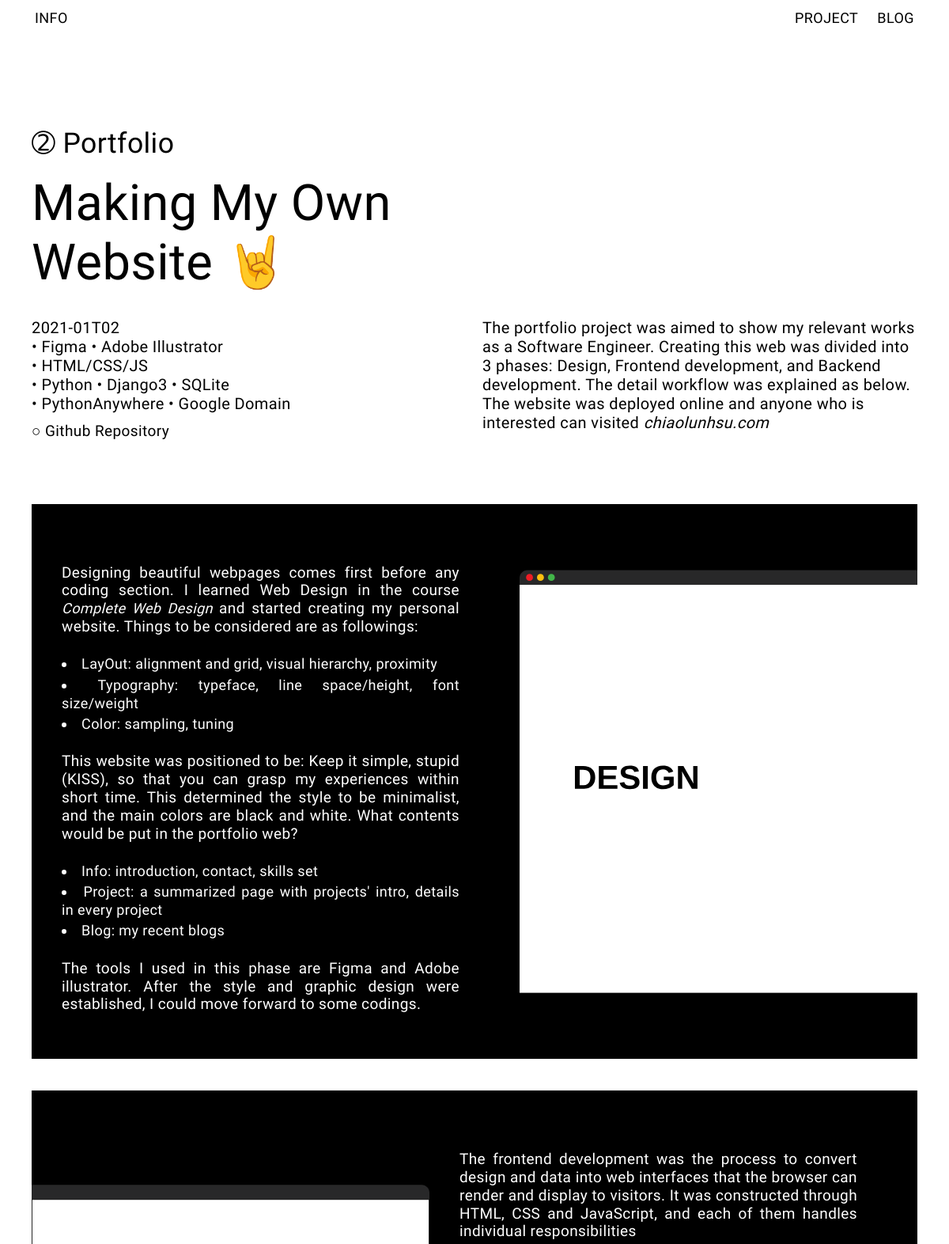
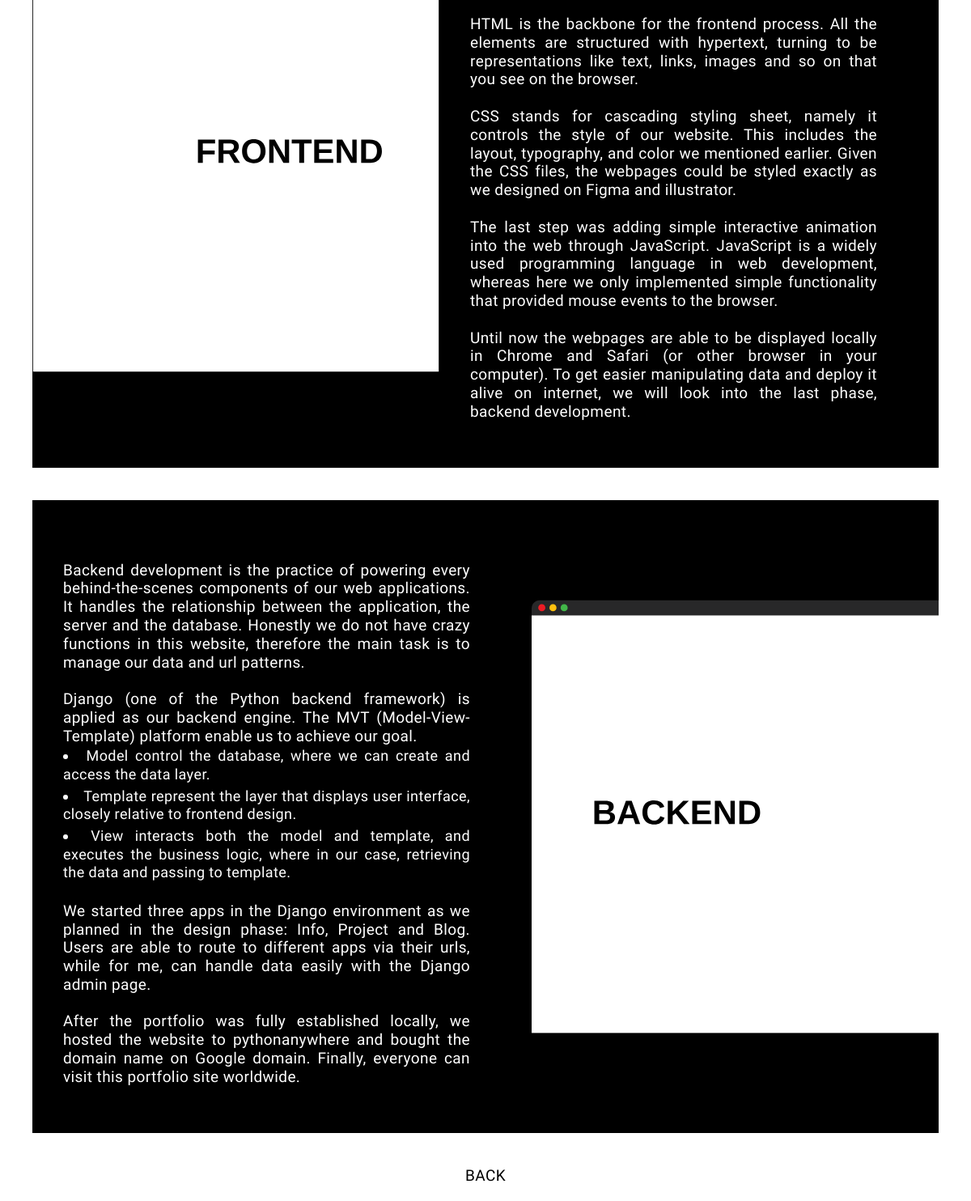
The page /project/Portfolio/ on the database its author committed (2 pictures, top to bottom).
### project/models.py (models this page shows, shortened)
class Project(models.Model):
    title = models.CharField(max_length=100)
    key = models.TextField()
    brief = models.TextField()
    slogan = models.CharField(max_length=100)
    time = models.CharField(max_length=100)
    tag = models.TextField()
    introduction = models.TextField()
    github = models.CharField(max_length=100, blank=True)
    content_1 = models.TextField()
    image_1 = models.FileField(upload_to='project/images/')
    content_2 = models.TextField()
    image_2 = models.FileField(upload_to='project/images/')
    content_3 = models.TextField()
    image_3 = models.FileField(upload_to='project/images/')

### project/views.py (the view)
# urls.py: path('<str:project_title>/', views.detail_project, name='detail_project'),
def detail_project(request, project_title):
    project = get_object_or_404(Project, title=project_title)
    return render(request, 'project/detail_project.html', {'project': project})

### project/templates/project/detail_project.html
{% extends 'info/base.html' %}
{% load static %}
{% block head %}
<link rel="stylesheet" href="{% static 'project/detail_project.css' %}">
{% endblock %}
{% block content %}
<div class="project-description">
    <span class="project-title circle_{{ project.id }}">{{ project.title }}</span>
    <h1 class="slogan">
        {{ project.slogan }}
    </h1>
    <div class="column">
        <div class="left-column">
            <span class="time-stamp">
                {{ project.time }}
            </span>
            <div class="tech-tags">
                {{ project.tag|safe }}
            </div>
            <div class="github">
                {% if project.github %}
                <a href="{{  project.github }}" target="_blank">○ Github Repository</a>
                {% endif %}
            </div>
        </div>
        <div class="right-column introduction">
            {{ project.introduction|safe }}
        </div>
    </div>
</div>
<div class="images-notes">
    <div class="note">
        {{ project.content_1|safe }}
    </div>
    <div class="image">
        <img src="{{ project.image_1.url}}">
    </div>
</div>
<div class="images-notes" class="reverse-img">
    <div class="image">
        <img src="{{ project.image_2.url}}">
    </div>
    <div class="note">
        {{ project.content_2|safe }}
    </div>
</div>
<div class="images-notes">
    <div class="note">
        {{ project.content_3|safe }}
    </div>
    <div class="image">
        <img src="{{ project.image_3.url}}">
    </div>
</div>
<h5 class="project-detail">
    <a href="{% url 'project:all_project' %}">BACK</a>
</h5>
{% endblock %}

### info/static/info/style.css (style rules this page uses)
* { margin: 0; padding: 0; box-sizing: border-box; font-size: 100%; font-weight: 300; font: inherit; vertical-align: baseline; }
:root { --ms-2: 0.56rem; --ms-1: 0.75rem; --ms0: 1rem; --ms1: 1.33rem; --ms2: 1.78rem; --ms3: 2.37rem; --ms4: 3.16rem; --ms5: 4.21rem; --ms6: 5.61rem; --ms7: 7.48rem; --ms8: 9.97rem; --ms9: 13.29rem; --ms10: 17.71rem; --ms11: 23.61rem; --ms12: 31.47rem; }
html, body { line-height: 1.2; font-family: "Arimo", helvetica, arial, sans-serif; height: auto; letter-spacing: 0.02em; background: #ffffff; font-size: 14px; }
@media (min-width: 576px) { html, body { font-size: 19px; } }
@media (min-width: 768px) { html, body { font-size: 20px; } }
@media (min-width: 992px) { html, body { font-size: 21px; } }
@media (min-width: 1200px) { html, body { font-size: calc(8px + 1vw); } }
body::before { content: ""; position: fixed; top: -10rem; left: 0px; background: rgb(255, 255, 255); width: 100vw; height: calc(10rem + 100vh); z-index: -1; }
li, a { font-size: 0.95em; color: black; text-decoration: none; list-style: none; }
.column { display: flex; flex-wrap: wrap; }
.left-column { flex: 1; position: relative; padding-right: 1rem; }
a { text-decoration: none; }
.right-column { flex: 1; }
.circle_2:before { content: "➁ "; }

### project/static/project/detail_project.css (style rules this page uses)
.project-description { margin: 8rem 2em 4em; }
.slogan { padding: 0.25em 0 0.5em; width: 60%; font-size: var(--ms2); }
@media (min-width: 768px) { .slogan { font-size: var(--ms3); width: 80%; } }
@media (min-width: 768px) { .time-stamp { font-size: var(--ms-1); } }
@media (min-width: 768px) { .project-title { font-size: var(--ms1); } }
@media (min-width: 1024px) { .slogan { font-size: var(--ms4); width: 60%; } }
@media (min-width: 1024px) { .time-stamp { font-size: var(--ms0); } }
@media (min-width: 1024px) { .project-title { font-size: var(--ms2); } }
.images-notes { display: flex; flex-wrap: wrap; background-color: black; margin: 2em 2em 2em; height: 100%; }
.note { flex: 1; padding: 4em; padding-bottom: 3em; padding-left: 2em; background-color: black; color: white; text-align: justify; font-size: 0.95em; line-height: 120%; }
.note a { color: white; }
.note i { font-style: italic; }
.image { flex: 1; background-color: black; }
.image img { width: 100%; height: 100%; padding-top: 3em; padding-bottom: 3em; background-color: black; }
.project-detail { font-size: var(--ms0); padding-top: 0em; padding-bottom: 1em; text-align: center; }
.introduction i { font-style: italic !important; }
.github { padding-top: 0.5em; }
.list-disc { list-style-type: disc; }
li { list-style-position: inside; padding: 0.1em 0em; color: white; }

### rows shown on the page
Project: title "Portfolio", slogan "Making My Own Website 🤘", time "2021-01T02", tag "• Figma • Adobe Illustrator • HTML/CSS/JS • Python • Django3 • SQLite • PythonAnywhere • Google Domain", introduction "The portfolio project was aimed to show my relevant works as a Software Engineer. Creating this web was divided into 3 phases: Design, Frontend development, and Backend development. The detail workflow was explained as below. The website was deployed online and anyone who is interested can visited chiaolunhsu.com", content_1 "Designing beautiful webpages comes first before any coding section. I learned Web Design in the course Complete Web Design and started creating my personal website. Things to be considered are as followings: LayOut: alignment and grid, visual hierarchy, proximity Typography: typeface, line space/height, font size/weight Color: sampling, tuning This website was positioned to be: Keep it simple, stupid (KISS), so that you can grasp my experiences within short time. This determined the style to be minimalist, and the main colors are black and white. What contents would be put in the portfolio web? Info: introduction, contact, skills set Project: a summarized page with projects' intro, details…", image_1 (picture), image_2 (picture), content_2 "The frontend development was the process to convert design and data into web interfaces that the browser can render and display to visitors. It was constructed through HTML, CSS and JavaScript, and each of them handles individual responsibilities HTML is the backbone for the frontend process. All the elements are structured with hypertext, turning to be representations like text, links, images and so on that you see on the browser. CSS stands for cascading styling sheet, namely it controls the style of our website. This includes the layout, typography, and color we mentioned earlier. Given the CSS files, the webpages could be styled exactly as we designed on Figma and illustrator. The last…", content_3 "Backend development is the practice of powering every behind-the-scenes components of our web applications. It handles the relationship between the application, the server and the database. Honestly we do not have crazy functions in this website, therefore the main task is to manage our data and url patterns. Django (one of the Python backend framework) is applied as our backend engine. The MVT (Model-View-Template) platform enable us to achieve our goal. Model control the database, where we can create and access the data layer. Template represent the layer that displays user interface, closely relative to frontend design. View interacts both the model and template, and executes the…", image_3 (picture)
